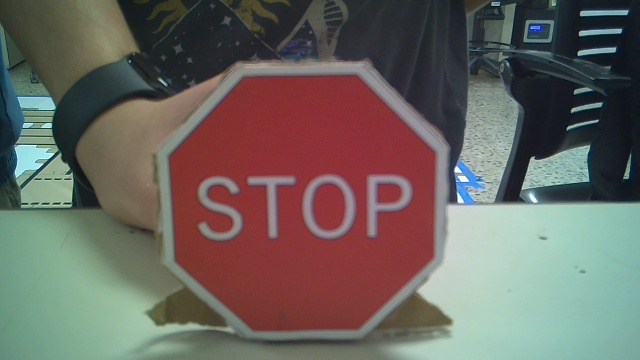
#> input picture capturafotos/tomas/calib_00.jpg, 640 x 360 px; its folder holds 4 pictures in this run
$ python calibrar_webcam.py
#> lines starting #> are read from the running program, lines starting #| are printed output that depends on the picture; after the words box and inside, x2 and y2 are one past the last pixel; in counts of white or black regions, pixels touching at a corner belong together
import cv2
import numpy as np
import glob
import os

# ==========================
# CONFIGURACIÓN
# ==========================

# El patrón del PDF tiene 6 x 8 cuadros,
# por lo tanto tiene 5 x 7 esquinas internas.
CHECKERBOARD = (5, 7)

# Tamaño real de cada cuadro: 3 cm = 0.03 m
SQUARE_SIZE = 0.03

CALIBRATION_FOLDER = os.path.join(os.path.dirname(os.path.abspath(__file__)), "tomas")

criteria = (
    cv2.TERM_CRITERIA_EPS + cv2.TERM_CRITERIA_MAX_ITER,
    30,
    0.001
)

# ==========================
# PUNTOS 3D DEL PATRÓN
# ==========================

objp = np.zeros((CHECKERBOARD[0] * CHECKERBOARD[1], 3), np.float32)

objp[:, :2] = np.mgrid[
    0:CHECKERBOARD[0],
    0:CHECKERBOARD[1]
].T.reshape(-1, 2)

objp *= SQUARE_SIZE

objpoints = []
imgpoints = []

images = glob.glob(os.path.join(CALIBRATION_FOLDER, "*.jpg"))

if len(images) == 0:
    print("No hay imágenes en la carpeta tomas.")
    print("Primero ejecuta capturar_webcam.py y guarda fotos con 's'.")
    exit()

print(f"Imágenes encontradas: {len(images)}")

gray = None
valid_images = 0

for fname in images:
    img = cv2.imread(fname)
#> img is the input picture: shape (360, 640, 3); mean B, G, R 95.1, 101.1, 106.5

    if img is None:
        print("No se pudo leer:", fname)
        continue

    gray = cv2.cvtColor(img, cv2.COLOR_BGR2GRAY)
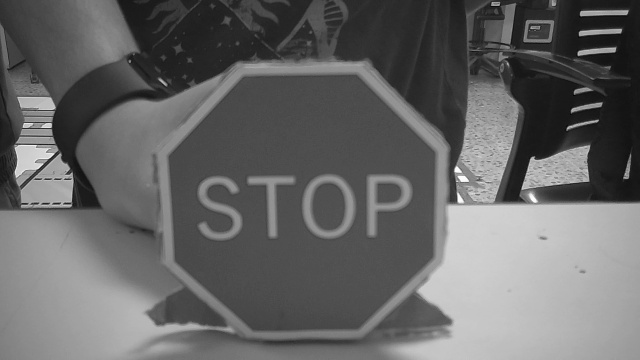
#> gray: shape (360, 640); min 3, max 253, mean 102

    ret, corners = cv2.findChessboardCorners(gray, CHECKERBOARD, None)
#> ret = False; corners = None

    if ret:
        valid_images += 1
        objpoints.append(objp)

        corners_refined = cv2.cornerSubPix(
            gray,
            corners,
            (11, 11),
            (-1, -1),
            criteria
        )

        imgpoints.append(corners_refined)

        cv2.drawChessboardCorners(img, CHECKERBOARD, corners_refined, ret)
        cv2.imshow("Esquinas detectadas", img)
        cv2.waitKey(300)

        print("Detectado:", fname)

    else:
        print("No detectado:", fname)
#> pass 2 of the loop `for fname in images:`:
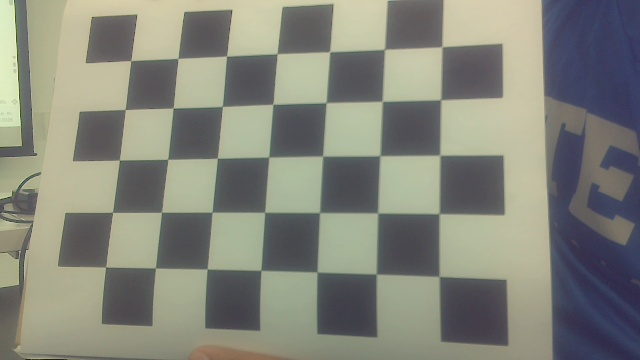
#> input picture capturafotos/tomas/calib_01.jpg, 640 x 360 px
#> img is the input picture: shape (360, 640, 3); mean B, G, R 122.9, 134, 132.4
#> `gray = cv2.cvtColor(img, cv2.COLOR_BGR2GRAY)`:
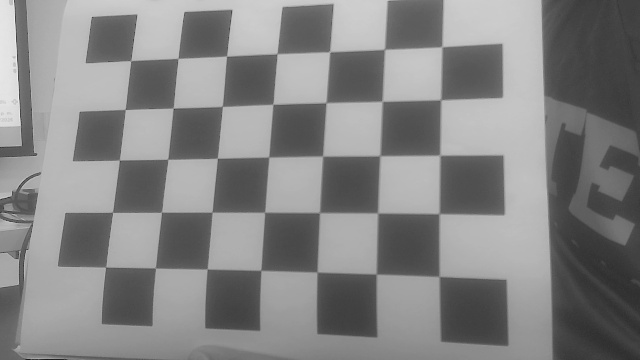
#> gray: shape (360, 640); min 26, max 242, mean 132.3
#> ret = True; corners = 35 rows, first 8: [441.7, 46.56], [440.4, 99.99], [439.7, 155.2], [438.9, 213.7], [438.9, 276.5], [384.3, 49.4], [382, 101.4], [379.8, 155.4]
#> corners_refined = 35 rows, first 8: [441.9, 46.7], [440.7, 99.77], [439.8, 155.2], [439.1, 213.6], [439.2, 276.4], [384.5, 49.3], [382.2, 101.3], [379.9, 155.7]
#> `cv2.drawChessboardCorners(img, CHECKERBOARD, corners_refined, ret)`:
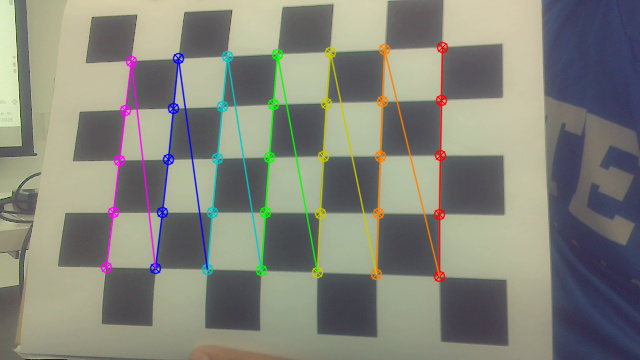
#> img: shape (360, 640, 3); 4.93% of pixels changed, all inside (x1, y1, x2, y2) = (100, 41, 449, 283)
#> pass 3 of the loop `for fname in images:`:
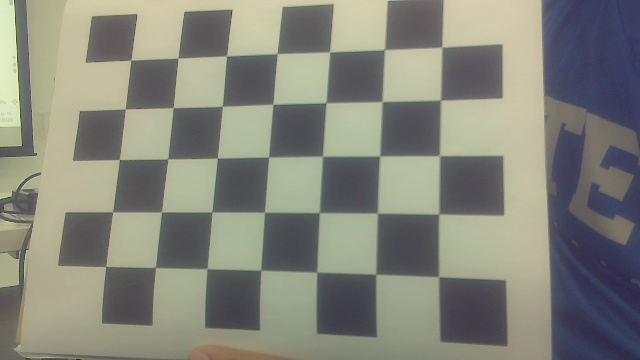
#> input picture capturafotos/tomas/calib_02.jpg, 640 x 360 px
#> img is the input picture: shape (360, 640, 3); mean B, G, R 122.8, 133.8, 132.5
#> `gray = cv2.cvtColor(img, cv2.COLOR_BGR2GRAY)`:
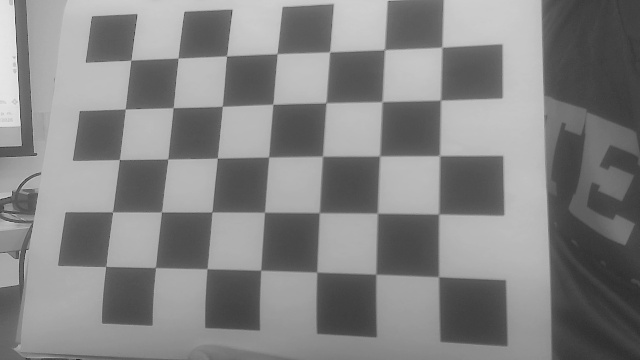
#> gray: shape (360, 640); min 35, max 244, mean 132.1
#> corners = 35 rows, first 8: [441.2, 47.67], [440.5, 100.1], [438.9, 156.4], [438.6, 214.3], [439, 277.1], [384.5, 49.64], [381.4, 102.2], [378.7, 155.5]
#> corners_refined = 35 rows, first 8: [441.9, 47.19], [440.5, 100.1], [439.5, 155.6], [438.7, 214], [438.6, 276.6], [384.5, 49.62], [382, 101.5], [379.6, 156]
#> `cv2.drawChessboardCorners(img, CHECKERBOARD, corners_refined, ret)`:
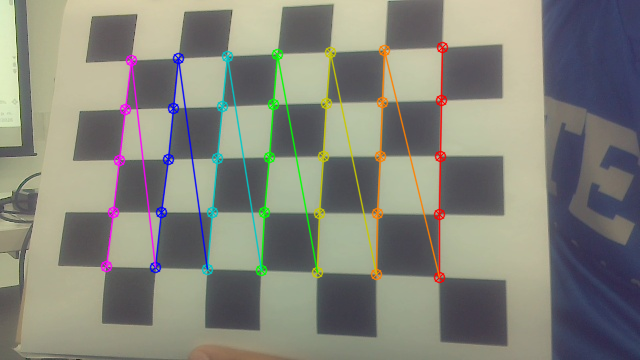
#> img: shape (360, 640, 3); 4.93% of pixels changed, all inside (x1, y1, x2, y2) = (100, 41, 449, 284)
#> the loop made 4 passes; the first 3 are shown

cv2.destroyAllWindows()

print(f"\nImágenes válidas para calibración: {valid_images}")

if valid_images < 8:
    print("Muy pocas imágenes válidas.")
    print("Toma más fotos donde el patrón se vea completo, enfocado y bien iluminado.")
    exit()
#> (the program exits here)
